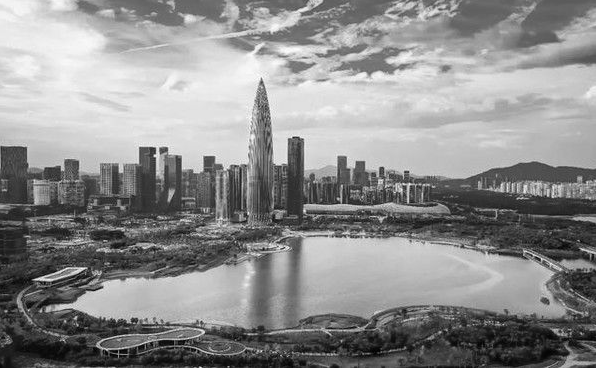
#> input picture Lab1/data/shenzhen_gray.bmp, 596 x 368 px
$ jupyter execute 2.2.ipynb
#> lines starting #> are read from the running program, lines starting #| are printed output that depends on the picture
[cell 1]
import cv2 as cv
import matplotlib.pyplot as plt
import copy
import numpy as np
import math

# cv2.calcHist(images, channels, mask, histSize, ranges)
# images 要计算直方图的原始图像
# channels 通道，[0]:灰度直方图，[0,1,2]BGR彩色直方图
# mask 要为某个蒙版像素计算直方图，没有可设置为None
# histSize x轴要分的bins个数[32,32,32]，每个通道分为32个区间
# range 可能的像素范围[0,256] 因为calHist不包含后者

Image = cv.imread('data/shenzhen_gray.bmp', cv.IMREAD_GRAYSCALE)
#> Image is the input picture: shape (368, 596); min 1, max 253, mean 141.2
cimage = copy.deepcopy(Image)
gimage = cv.equalizeHist(cimage)
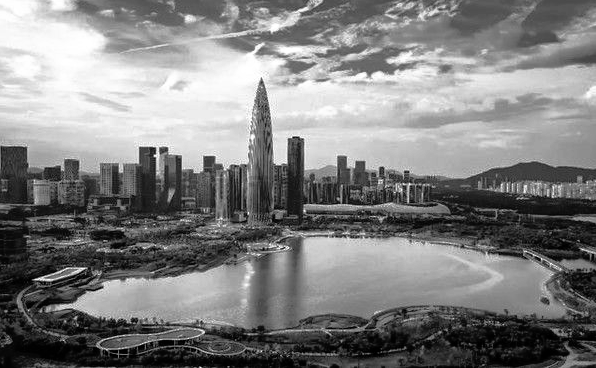
#> gimage: shape (368, 596); min 0, max 255, mean 128.2

hist_cimage = cv.calcHist([cimage], [0], None, [128], [0, 256])
#> hist_cimage = 128 values, max 3556 at index 99, min 0 at index 127, mean 1713.5
hist_gimage = cv.calcHist([gimage], [0], None, [128], [0, 256])
#> hist_gimage = 128 values, max 2966 at index 84, min 963 at index 70, mean 1713.5

#print(hist_cimage)
d = np.sqrt(np.sum(np.power(hist_cimage - hist_gimage, 2)))
#> d = 10910.9

print(d)
#| 10910.884
fig = plt.figure(figsize=(15, 5))
fig.set(alpha = 0.2)
ax1 = fig.add_subplot(131)
plt.plot(hist_cimage, color = 'red')
plt.title("hist_Image")
plt.xlabel("bins")
plt.ylabel("numbers of pxiels")

ax2 = fig.add_subplot(132, sharey = ax1)
plt.plot(hist_gimage, color = 'blue')
plt.title("hist_gimage")
plt.xlabel("bins")
plt.ylabel("numbers of pxiels")

ax3 = fig.add_subplot(133, sharey = ax1)
plt.plot(hist_cimage, color = 'red')
plt.plot(hist_gimage, color = 'blue')
plt.title("hist_Image and gimage")
plt.xlabel("bins")
plt.ylabel("numbers of pxiels")
plt.show()
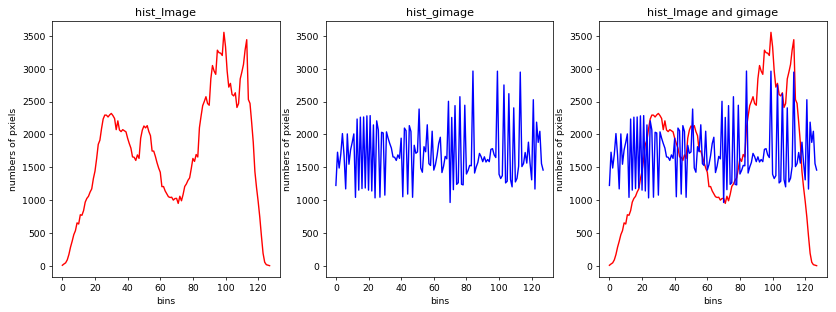
#> figure drawn by matplotlib, 3 panels; panel 1: curve peaks at x = 99, y = 3556; panel 2: curve peaks at x = 84, y = 2966; panel 3: curve peaks at x = 99, y = 3556; panel 3: curve peaks at x = 84, y = 2966
